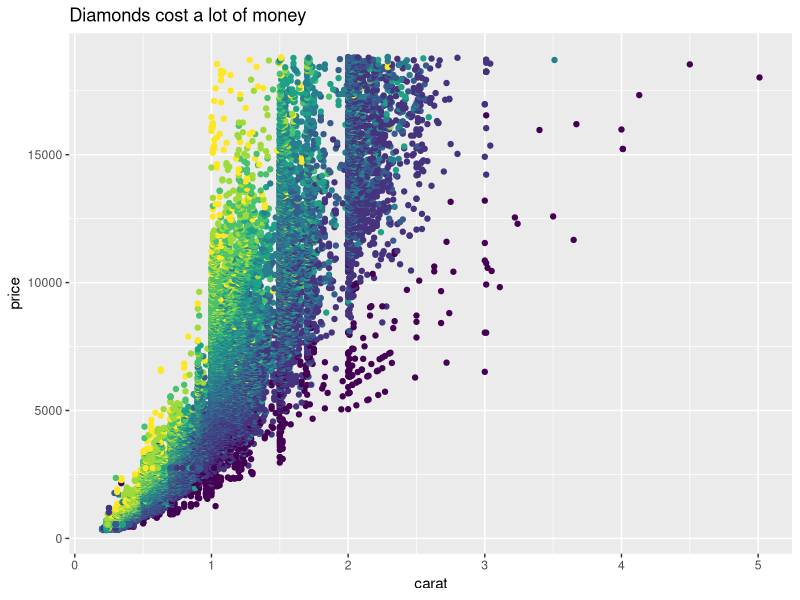
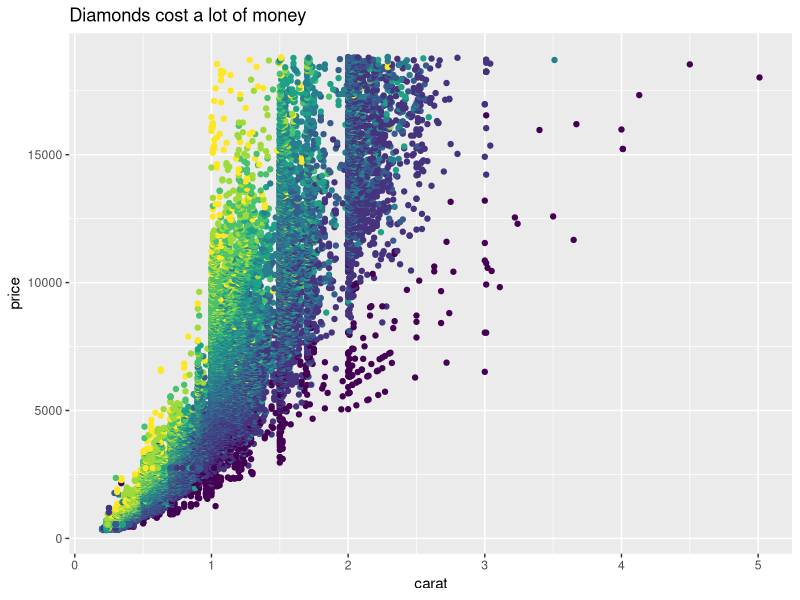
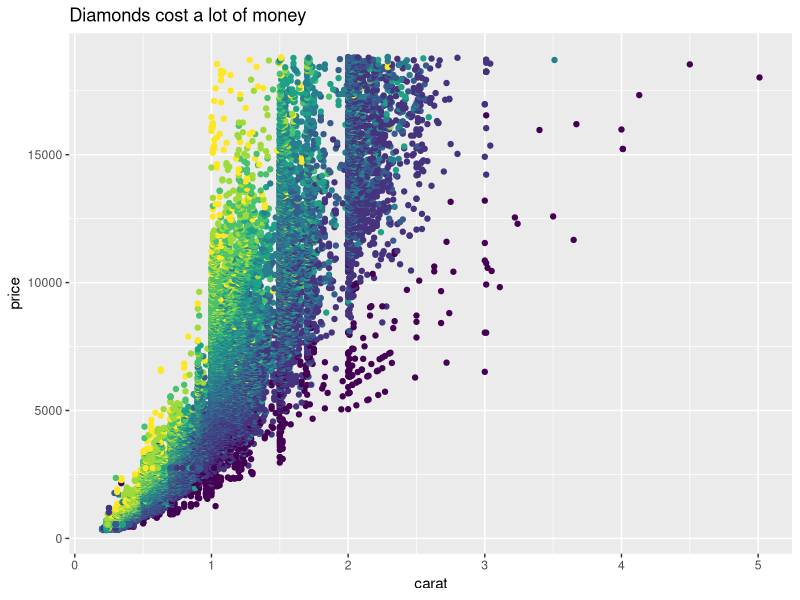
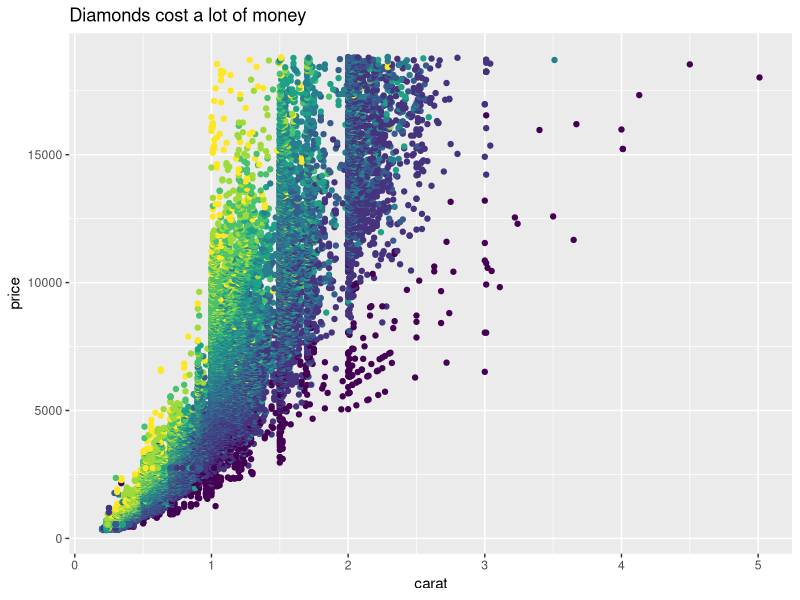
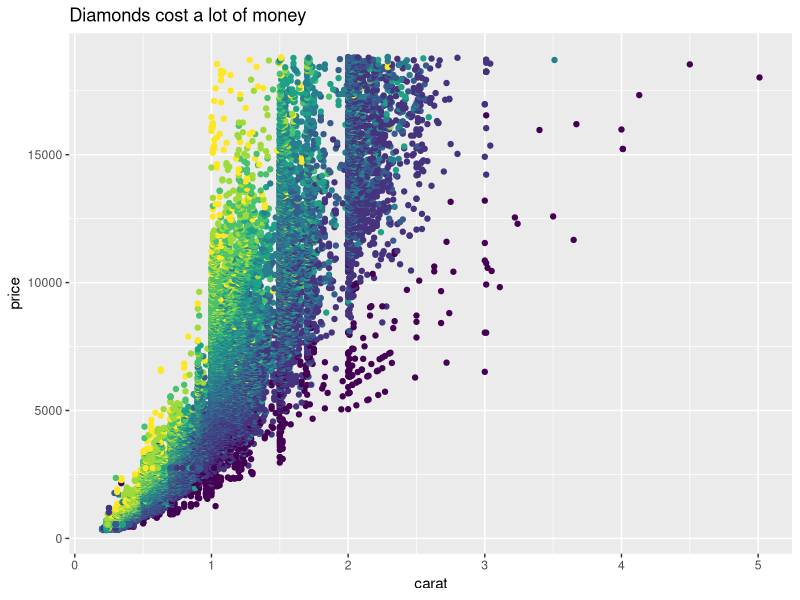
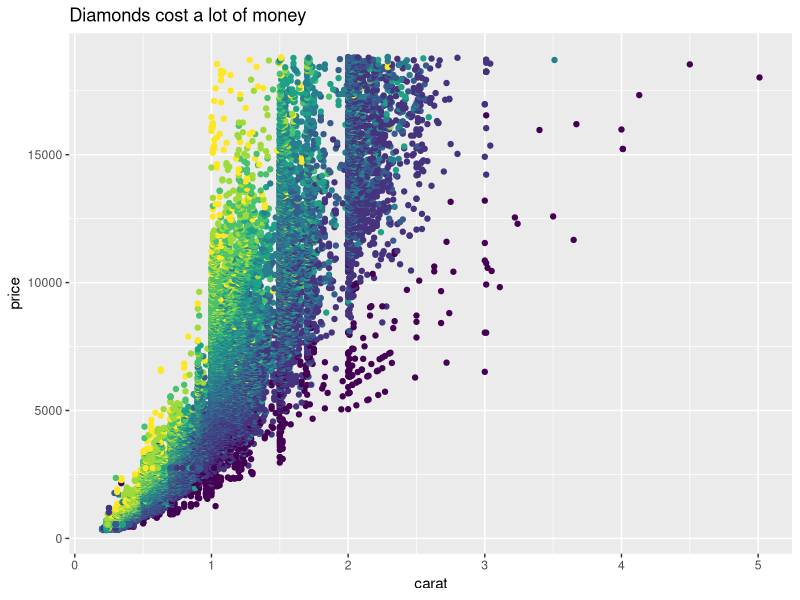
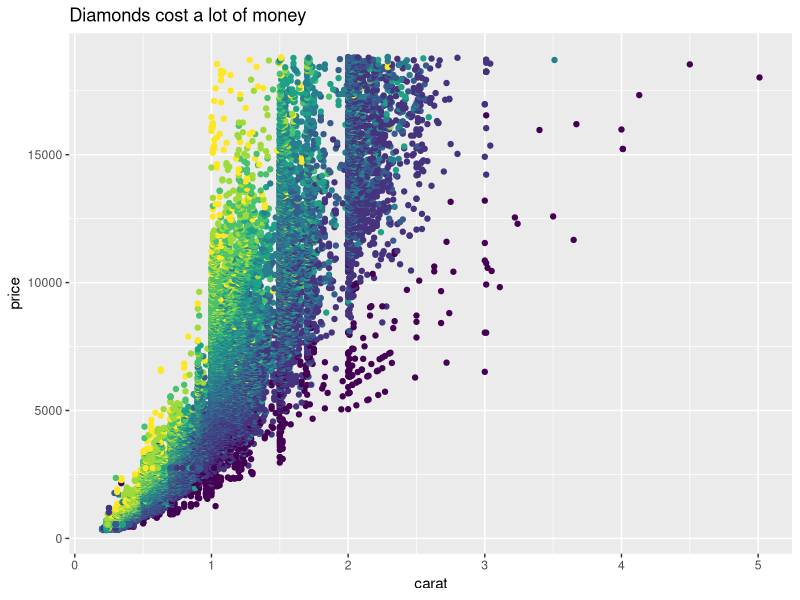
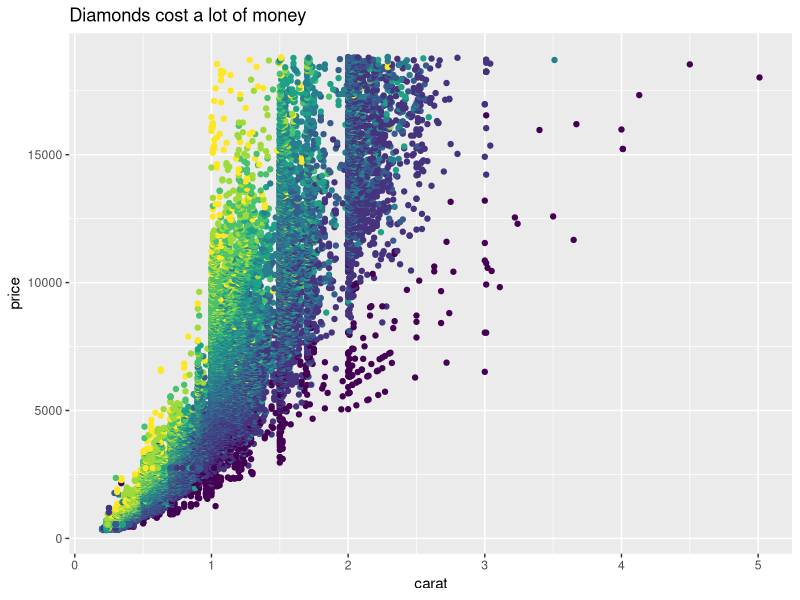

Recreate these plots in R, in order.
## ---- chunk 1
library(ggplot2)

ggplot(diamonds, aes(carat, price, color = clarity)) +
  geom_point() +
  labs(
    title = "Diamonds cost a lot of money"
  ) +
  guides(color = "none")
## ---- chunk 2
library(ggplot2)

ggplot(diamonds, aes(carat, price, color = clarity)) +
  geom_point() +
  labs(
    title = "Diamonds cost a lot of money"
  ) +
  guides(color = "none")
## ---- chunk 3
library(ggplot2)

ggplot(diamonds, aes(carat, price, color = clarity)) +
  geom_point() +
  labs(
    title = "Diamonds cost a lot of money"
  ) +
  guides(color = "none")
## ---- chunk 4
library(ggplot2)

ggplot(diamonds, aes(carat, price, color = clarity)) +
  geom_point() +
  labs(
    title = "Diamonds cost a lot of money"
  ) +
  guides(color = "none")
## ---- chunk 5
#| out-width: 6in
#| out-height: 3in
library(ggplot2)

ggplot(diamonds, aes(carat, price, color = clarity)) +
  geom_point() +
  labs(
    title = "Diamonds cost a lot of money"
  ) +
  guides(color = "none")
## ---- chunk 6
#| out-width: 12in
#| out-height: 6in
library(ggplot2)

ggplot(diamonds, aes(carat, price, color = clarity)) +
  geom_point() +
  labs(
    title = "Diamonds cost a lot of money"
  ) +
  guides(color = "none")
## ---- chunk 7
#| fig-width: 12
#| fig-height: 8
library(ggplot2)

ggplot(diamonds, aes(carat, price, color = clarity)) +
  geom_point() +
  labs(
    title = "Diamonds cost a lot of money"
  ) +
  guides(color = "none")
## ---- chunk 8
#| fig-width: 9
#| fig-height: 5
library(ggplot2)

ggplot(diamonds, aes(carat, price, color = clarity)) +
  geom_point() +
  labs(
    title = "Diamonds cost a lot of money"
  ) +
  guides(color = "none")
## ---- chunk 9
#| fig-width: 6
#| fig-height: 3.5
library(ggplot2)

ggplot(diamonds, aes(carat, price, color = clarity)) +
  geom_point() +
  labs(
    title = "Diamonds cost a lot of money"
  ) +
  guides(color = "none")
## ---- chunk 10
#| fig-width: 3
#| fig-height: 1.6
library(ggplot2)

ggplot(diamonds, aes(carat, price, color = clarity)) +
  geom_point() +
  labs(
    title = "Diamonds cost a lot of money"
  ) +
  guides(color = "none")
## ---- chunk 11
#| fig-width: 5
#| fig-height: 5
library(ggplot2)

ggplot(diamonds, aes(carat, price, color = clarity)) +
  geom_point() +
  labs(
    title = "Diamonds cost a lot of money"
  ) +
  guides(color = "none")
## ---- chunk 12
#| fig-width: 6
#| fig-asp: 0.618
library(ggplot2)

ggplot(diamonds, aes(carat, price, color = clarity)) +
  geom_point() +
  labs(
    title = "Diamonds cost a lot of money"
  ) +
  guides(color = "none")
## ---- chunk 13
#| fig-width: 4
#| fig-asp: 0.618
library(ggplot2)

ggplot(diamonds, aes(carat, price, color = clarity)) +
  geom_point() +
  labs(
    title = "Diamonds cost a lot of money"
  ) +
  guides(color = "none")
## ---- chunk 14
#| fig-width: 4
#| fig-asp: 0.618
#| fig-align: left
library(ggplot2)

ggplot(diamonds, aes(carat, price, color = clarity)) +
  geom_point() +
  labs(
    title = "Diamonds cost a lot of money"
  ) +
  guides(color = "none")
## ---- chunk 15
#| fig-width: 4
#| fig-asp: 0.618
#| fig-align: center
library(ggplot2)

ggplot(diamonds, aes(carat, price, color = clarity)) +
  geom_point() +
  labs(
    title = "Diamonds cost a lot of money"
  ) +
  guides(color = "none")
## ---- chunk 16
#| fig-width: 4
#| fig-asp: 0.618
#| fig-align: right
library(ggplot2)

ggplot(diamonds, aes(carat, price, color = clarity)) +
  geom_point() +
  labs(
    title = "Diamonds cost a lot of money"
  ) +
  guides(color = "none")
## ---- chunk 17
#| fig-width: 3
#| fig-height: 1.6
#| fig-dpi: 50
library(ggplot2)

ggplot(diamonds, aes(carat, price, color = clarity)) +
  geom_point() +
  labs(
    title = "Diamonds cost a lot of money"
  ) +
  guides(color = "none")
## ---- chunk 18
#| fig-width: 3
#| fig-height: 1.6
#| fig-dpi: 300
library(ggplot2)

ggplot(diamonds, aes(carat, price, color = clarity)) +
  geom_point() +
  labs(
    title = "Diamonds cost a lot of money"
  ) +
  guides(color = "none")
## ---- chunk 19
#| fig-width: 4
#| fig-asp: 1.236
library(ggplot2)

ggplot(diamonds, aes(carat, price, color = clarity)) +
  geom_point() +
  labs(
    title = "Diamonds cost a lot of money"
  ) +
  guides(color = "none")
